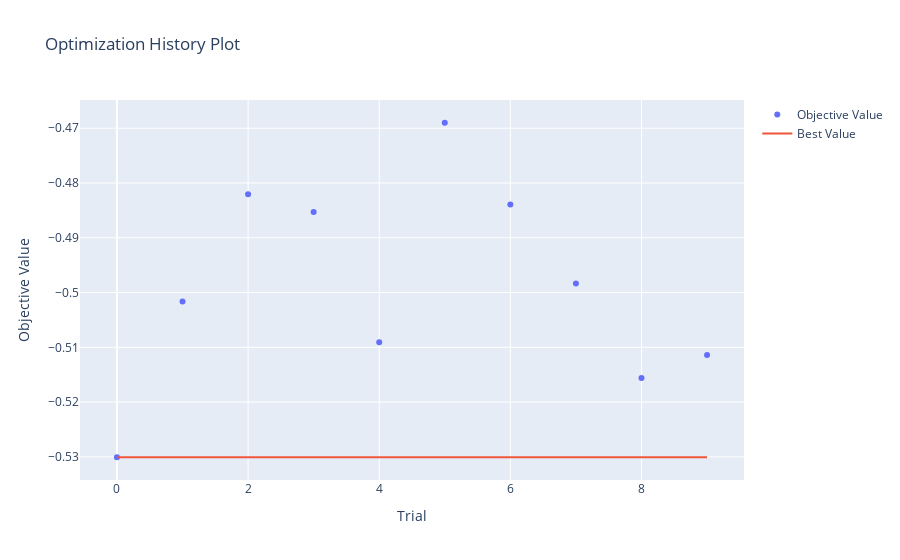
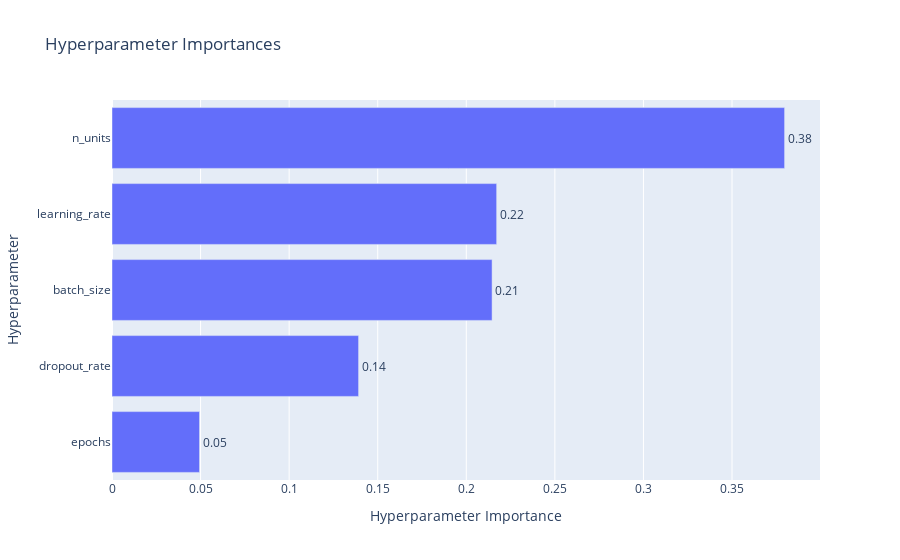

The code cell stored with these charts, in order, in its notebook:
### Code cell
import sys
import os
import warnings
from pathlib import Path
import datetime

import numpy as np
import pandas as pd
import MetaTrader5 as mt5
import joblib
import optuna

import tensorflow as tf
from tensorflow.keras.models import Sequential
from tensorflow.keras.layers import LSTM, Dense, Dropout
from tensorflow.keras.optimizers import Adam
from sklearn.model_selection import TimeSeriesSplit
from sklearn.metrics import accuracy_score
from sklearn.preprocessing import StandardScaler

warnings.filterwarnings("ignore")

# 1) PROJECT ROOT
project_root = Path.cwd().parent.parent
sys.path.append(str(project_root))
os.chdir(str(project_root))

# 2) IMPORTS FROM YOUR MODULES
from data.data_loader import get_data_mt5
from features.feature_engineering import add_momentum_indicators
from features.labeling_schemes import create_labels_momentum_classification

###############################################################################
# A) LOAD & PREPARE DATA
###############################################################################
if not mt5.initialize():
    print("Failed to initialize MT5")
else:
    data = get_data_mt5(symbol="BTCUSD", timeframe=mt5.TIMEFRAME_H4, n_bars=3000, start_pos=3000)
    mt5.shutdown()

# Suppose you have a function that adds short/long momentum, MA, Hurst
df = add_momentum_indicators(data)

# Suppose you have a labeling function that sets 'momentum_label' in {0,1,2}
# 0 => Sell, 1 => Hold, 2 => Buy
df = create_labels_momentum_classification(df, horizon=10, threshold=0.0)
df.dropna(inplace=True)

# Choose features
feature_cols = ["mom_10", "mom_30", "ma_90", "hurst"]
X_full = df[feature_cols].values  # shape: (num_samples, num_features)
y_full = df["momentum_label"].values  # shape: (num_samples,)

print("X_full shape:", X_full.shape)
print("Unique y labels:", np.unique(y_full))

# We'll define a lookback for the LSTM
lookback = 10

###############################################################################
# B) CREATE SEQUENCES FOR LSTM CLASSIFICATION
###############################################################################
def create_sequences_classification(X, y, lookback):
    X_seq, y_seq = [], []
    for i in range(len(X) - lookback):
        X_seq.append(X[i : i + lookback])
        y_seq.append(y[i + lookback])
    return np.array(X_seq), np.array(y_seq)

###############################################################################
# C) BUILD LSTM MODEL FOR CLASSIFICATION
###############################################################################
def build_lstm_model_classification(n_units, dropout_rate, learning_rate, lookback, n_features, n_classes=3):
    model = Sequential([
        LSTM(n_units, return_sequences=True, input_shape=(lookback, n_features)),
        Dropout(dropout_rate),
        LSTM(n_units),
        Dense(n_classes, activation='softmax')  # 3 classes: 0,1,2
    ])
    optimizer = Adam(learning_rate=learning_rate)
    model.compile(loss="sparse_categorical_crossentropy", optimizer=optimizer, metrics=["accuracy"])
    return model

###############################################################################
# D) OPTUNA OBJECTIVE (With TensorBoard logging)
###############################################################################
def objective(trial):
    n_units = trial.suggest_int("n_units", 32, 128, step=32)
    dropout_rate = trial.suggest_float("dropout_rate", 0.0, 0.5, step=0.1)
    learning_rate = trial.suggest_float("learning_rate", 1e-4, 1e-2, log=True)
    epochs = trial.suggest_int("epochs", 10, 50, step=10)
    batch_size = trial.suggest_int("batch_size", 16, 64, step=16)

    tscv = TimeSeriesSplit(n_splits=3)
    accuracies = []

    for fold_idx, (train_idx, test_idx) in enumerate(tscv.split(X_full)):
        X_train_raw, X_test_raw = X_full[train_idx], X_full[test_idx]
        y_train_raw, y_test_raw = y_full[train_idx], y_full[test_idx]

        # Scale
        scaler = StandardScaler()
        X_train_scaled = scaler.fit_transform(X_train_raw)
        X_test_scaled = scaler.transform(X_test_raw)

        # Create sequences
        X_train_seq, y_train_seq = create_sequences_classification(X_train_scaled, y_train_raw, lookback)
        X_test_seq, y_test_seq = create_sequences_classification(X_test_scaled, y_test_raw, lookback)

        # Build model
        model = build_lstm_model_classification(
            n_units, dropout_rate, learning_rate, 
            lookback=lookback,
            n_features=len(feature_cols),
            n_classes=3
        )

        # TensorBoard callback for each fold
        log_dir = f"logs/optuna/trial_{trial.number}_fold_{fold_idx}_{datetime.datetime.now().strftime('%Y%m%d-%H%M%S')}"
        tensorboard_callback = tf.keras.callbacks.TensorBoard(log_dir=log_dir, histogram_freq=1)

        # Train
        model.fit(
            X_train_seq, y_train_seq,
            epochs=epochs,
            batch_size=batch_size,
            verbose=0,
            callbacks=[tensorboard_callback]
        )

        # Evaluate
        preds = model.predict(X_test_seq, verbose=0)
        pred_classes = np.argmax(preds, axis=1)

        fold_acc = accuracy_score(y_test_seq, pred_classes)
        accuracies.append(fold_acc)

    # We'll do direction="maximize" in create_study if we want to maximize accuracy
    # but if direction="minimize", we can return negative accuracy
    return -np.mean(accuracies)

###############################################################################
# E) RUN OPTUNA STUDY
###############################################################################
study = optuna.create_study(direction="minimize")  # or direction="maximize" + invert in objective
study.optimize(objective, n_trials=10, timeout=1800)

best_params = study.best_trial.params
best_value = study.best_trial.value

print("\nBest Trial => Accuracy:", -best_value)  # because we used negative
print("Params:", best_params)

###############################################################################
# F) VISUALIZE OPTUNA RESULTS
###############################################################################
import optuna.visualization as ov
ov.plot_optimization_history(study).show()
ov.plot_param_importances(study).show()

###############################################################################
# G) RETRAIN ON FULL DATA WITH BEST PARAMS
###############################################################################
n_units = best_params["n_units"]
dropout_rate = best_params["dropout_rate"]
learning_rate = best_params["learning_rate"]
epochs = best_params["epochs"]
batch_size = best_params["batch_size"]

# Scale entire dataset
scaler_final = StandardScaler()
X_full_scaled = scaler_final.fit_transform(X_full)

X_all_seq, y_all_seq = create_sequences_classification(X_full_scaled, y_full, lookback)

final_model = build_lstm_model_classification(
    n_units, dropout_rate, learning_rate,
    lookback=lookback,
    n_features=len(feature_cols),
    n_classes=3
)

final_model.fit(
    X_all_seq, y_all_seq,
    epochs=epochs,
    batch_size=batch_size,
    verbose=1
)

final_model.save("models/saved_models/best_lstm_momentum_classification.h5")
joblib.dump(scaler_final, "models/saved_models/scaler_momentum_classification.pkl")

print("Saved final momentum classification model + scaler!")

### Figure 1 — Plotly figure (JSON) as saved in the notebook; plotly's stock layout.template omitted (floating-point values rounded to 4 significant figures)
{"data": [{"mode": "markers", "name": "Objective Value", "type": "scatter", "x": [0, 1, 2, 3, 4, 5, 6, 7, 8, 9], "y": [-0.5301, -0.5016, -0.4821, -0.4853, -0.5091, -0.469, -0.4839, -0.4984, -0.5156, -0.5114]}, {"mode": "lines", "name": "Best Value", "type": "scatter", "x": [0, 1, 2, 3, 4, 5, 6, 7, 8, 9], "y": [-0.5301, -0.5301, -0.5301, -0.5301, -0.5301, -0.5301, -0.5301, -0.5301, -0.5301, -0.5301]}, {"marker": {"color": "#cccccc"}, "mode": "markers", "name": "Infeasible Trial", "showlegend": false, "type": "scatter", "x": [], "y": []}], "layout": {"title": {"text": "Optimization History Plot"}, "xaxis": {"title": {"text": "Trial"}}, "yaxis": {"title": {"text": "Objective Value"}}}}

### Figure 2 — Plotly figure (JSON) as saved in the notebook; plotly's stock layout.template omitted (floating-point values rounded to 4 significant figures)
{"data": [{"cliponaxis": false, "hovertemplate": ["epochs (IntDistribution): 0.04940488795698381<extra></extra>", "dropout_rate (FloatDistribution): 0.139200840579207<extra></extra>", "batch_size (IntDistribution): 0.2145656521086079<extra></extra>", "learning_rate (FloatDistribution): 0.21714074046002355<extra></extra>", "n_units (IntDistribution): 0.37968787889517774<extra></extra>"], "name": "Objective Value", "orientation": "h", "text": ["0.05", "0.14", "0.21", "0.22", "0.38"], "textposition": "outside", "type": "bar", "x": [0.0494, 0.1392, 0.2146, 0.2171, 0.3797], "y": ["epochs", "dropout_rate", "batch_size", "learning_rate", "n_units"]}], "layout": {"title": {"text": "Hyperparameter Importances"}, "xaxis": {"title": {"text": "Hyperparameter Importance"}}, "yaxis": {"title": {"text": "Hyperparameter"}}}}
